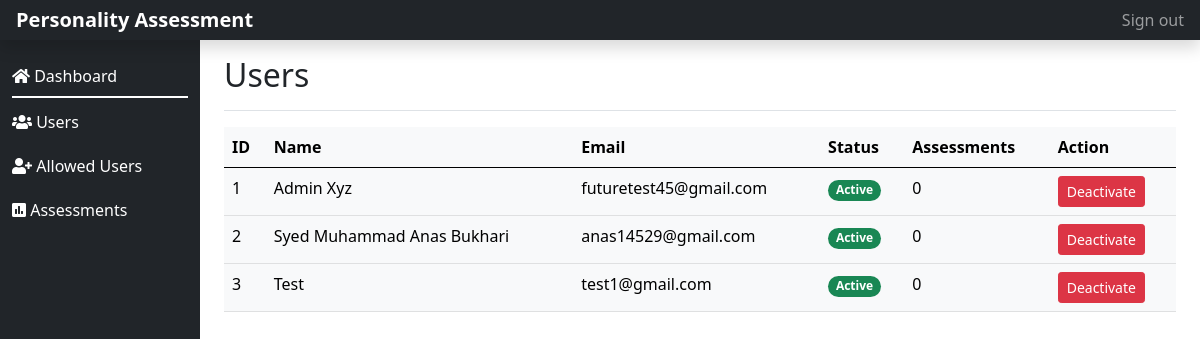
The app's page /ad_users.php (signed in) with its own data.
### tables this page shows
CREATE TABLE `users` (
  `userID` int NOT NULL,
  `name` varchar(255) NOT NULL,
  `email` varchar(255) NOT NULL,
  `password` varchar(255) NOT NULL,
  `role` enum('admin','user') NOT NULL,
  `createdAt` timestamp NULL DEFAULT CURRENT_TIMESTAMP,
  `active` tinyint(1) DEFAULT '1',
  `extendedAt` timestamp NULL DEFAULT CURRENT_TIMESTAMP
);

### ad_users.php (the view, shortened to what this page needs)
<?php
require ('./defines/functions.php');
?>
<!doctype html>
<html lang="en">
    <head>
        <link rel="stylesheet" href="./assets/fontawesome/css/all.css">
        <link rel="stylesheet" href="./css/bootstrap.min.css">
        <link rel="stylesheet" href="./css/style.css">
    </head>
    <body class="dashboard-body">
        <header class="navbar navbar-dark sticky-top bg-dark flex-md-nowrap p-0 shadow">
            <a class="navbar-brand col-md-3 col-lg-2 me-sm-auto me-5 px-3 mx-md-0 mx-auto fw-bold"
                href="index.php">Personality Assessment</a>
            <div class="navbar-nav">
                <div class="nav-item text-nowrap">
                    <a class="nav-link px-3" href="logout.php">Sign out</a>
                </div>
            </div>
        </header>
        <div class="container-fluid">
            <div class="row">
                <?php include ('./defines/navbar.php'); ?>
                <main class="col-md-9 ms-sm-auto col-lg-10 px-md-4">
                    <div
                        class="d-flex justify-content-between flex-wrap flex-md-nowrap align-items-center pt-3 pb-2 mb-3 border-bottom">
                        <h1 class="h2">Users</h1>
                    </div>
                    <div class="row">
                        <div class="col-12">
                            <table class="table table-light">
                                <thead class="bg-dark">
                                    <tr>
                                        <th scope="col">ID</th>
                                        <th scope="col">Name</th>
                                        <th scope="col">Email</th>
                                        <th scope="col">Status</th>
                                        <th scope="col">Assessments</th>
                                        <th scope="col">Action</th>
                                    </tr>
                                </thead>
                                <tbody>
                                    <?php
                                    try {
                                        $stmt = $conn->query("SELECT * FROM users");
                                        $users = $stmt->fetchAll(PDO::FETCH_ASSOC);
                                        foreach ($users as $user) {
                                            $stmt = $conn->prepare("SELECT COUNT(*) AS assessment_count FROM results WHERE userID = :userID");
                                            $stmt->bindParam(':userID', $user['userID']);
                                            $stmt->execute();
                                            $assessment_count = $stmt->fetch()['assessment_count'];
                                            echo "<tr>";
                                            echo "<td>" . $user['userID'] . "</td>";
                                            echo "<td>" . $user['name'] . "</td>";
                                            echo "<td>" . $user['email'] . "</td>";
                                            echo "<td>" . ($user['active'] ? '<span class="rounded-pill bg-success badge">Active</span>' : '<span class="rounded-pill bg-danger badge">Inactive</span>') . "</td>";
                                            echo "<td>" . $assessment_count . "</td>";
                                            echo "<td><a href='?changeStatus=" . ($user['active'] ? '0' : '1') . "&userID=" . $user['userID'] . "' class='btn btn-sm btn-" . ($user['active'] ? 'danger' : 'success') . " btn-sm' onclick=\"return confirm('Do you really want to perform this action?')\">" . ($user['active'] ? 'Deactivate' : 'Activate') . "</a></td>";
                                            echo "</tr>";
                                        }
                                    } catch (PDOException $e) {
                                        echo '<p class="alert alert-danger">Error: ' . $e->getMessage() . '</p>';
                                    }
                                    ?>
                                </tbody>
                            </table>
                        </div>
                    </div>
                </main>
            </div>
        </div>
    </body>
</html>

### css/style.css (style rules this page uses)
.nav-link { color: #fff; }

### records on screen
users: userID "1", name "Admin Xyz", email "futuretest45@gmail.com", active "Active", assessment_count "0"
users: userID "2", name "Syed Muhammad Anas Bukhari", email "anas14529@gmail.com", active "Active", assessment_count "0"
users: userID "3", name "Test", email "test1@gmail.com", active "Active", assessment_count "0"
